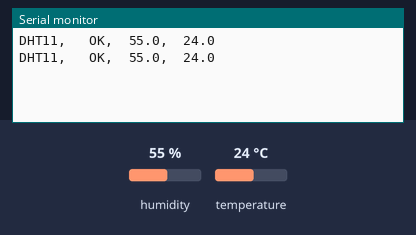
A sketch run on a simulated Arduino Uno, built with avr-gcc and run on an emulated ATmega328P. Parts: the last lines printed to the serial monitor. The test bench sets the inputs (shaded band); at power-on: humidity 55 %, temperature 24 °C.

Above: at 2.8 s.
2.9 s: humidity set to 22 %
At 5.2 s:
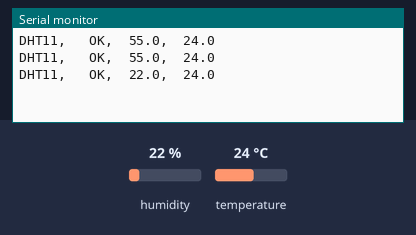
5.6 s: temperature set to 12 °C
At 7.5 s:
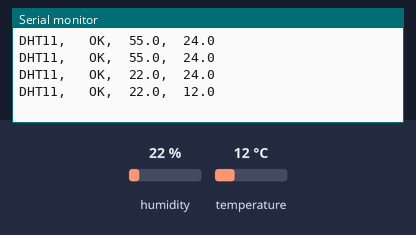
8.3 s: humidity set to 40 %
At 11.1 s:
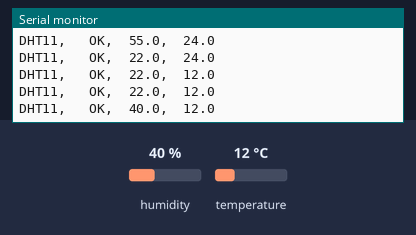
Timing chart, 0 to 12.6 s (numbered marks = the images above; inputs shaded):
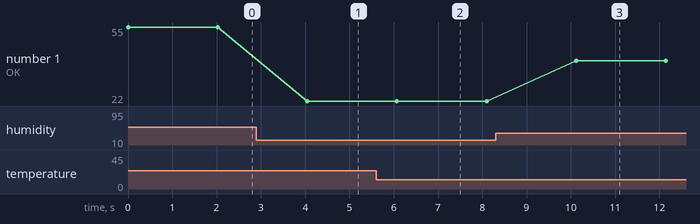

Measured:
- after the input at 2.9 s, the serial monitor: prints a new line after 1.1 s (image 1)
- after the input at 5.6 s, the serial monitor: prints a new line after 0.47 s (image 2)
- after the input at 8.3 s, the serial monitor: prints a new line after 1.8 s (image 3)
- plotted number 1: 55 → 22 after the input at 2.9 s, 22 → 40 after the input at 8.3 s

The sketch:

Humituresensor22.ino
```cpp
#include <dht.h>


//#include <LiquidCrystal.h>
//LiquidCrystal lcd(5,6,9,10,11,12);

dht DHT;

#define DHT11_PIN 5

void setup()
{
  //lcd.begin(16,2);
  Serial.begin(9600);
}

void loop()
{
  //READ DATA
  Serial.print("DHT11, \t");
  //read the value returned from sensor
  int chk = DHT.read11(DHT11_PIN);
  switch (chk)
  {
    case DHTLIB_OK:
    Serial.print("OK,\t");
    break;
    case DHTLIB_ERROR_CHECKSUM:
    Serial.print("Checksum error,\t");
    break;
     case DHTLIB_ERROR_TIMEOUT:
    Serial.print("Time out error,\t");
    break;
    case DHTLIB_ERROR_CONNECT:
    Serial.print("Connect error,\t");
    break;
    case DHTLIB_ERROR_ACK_L:
    Serial.print("Ack Low error,\t");
    break;
    case DHTLIB_ERROR_ACK_H:
    Serial.print("Ack High error,\t");
    break;
    default:
    Serial.print("Unknown error,\t");
    break;
  }

Serial.print(DHT.humidity, 1);
Serial.print(",\t");
Serial.println(DHT.temperature, 1);

delay(2000);//wait a while
}
```
